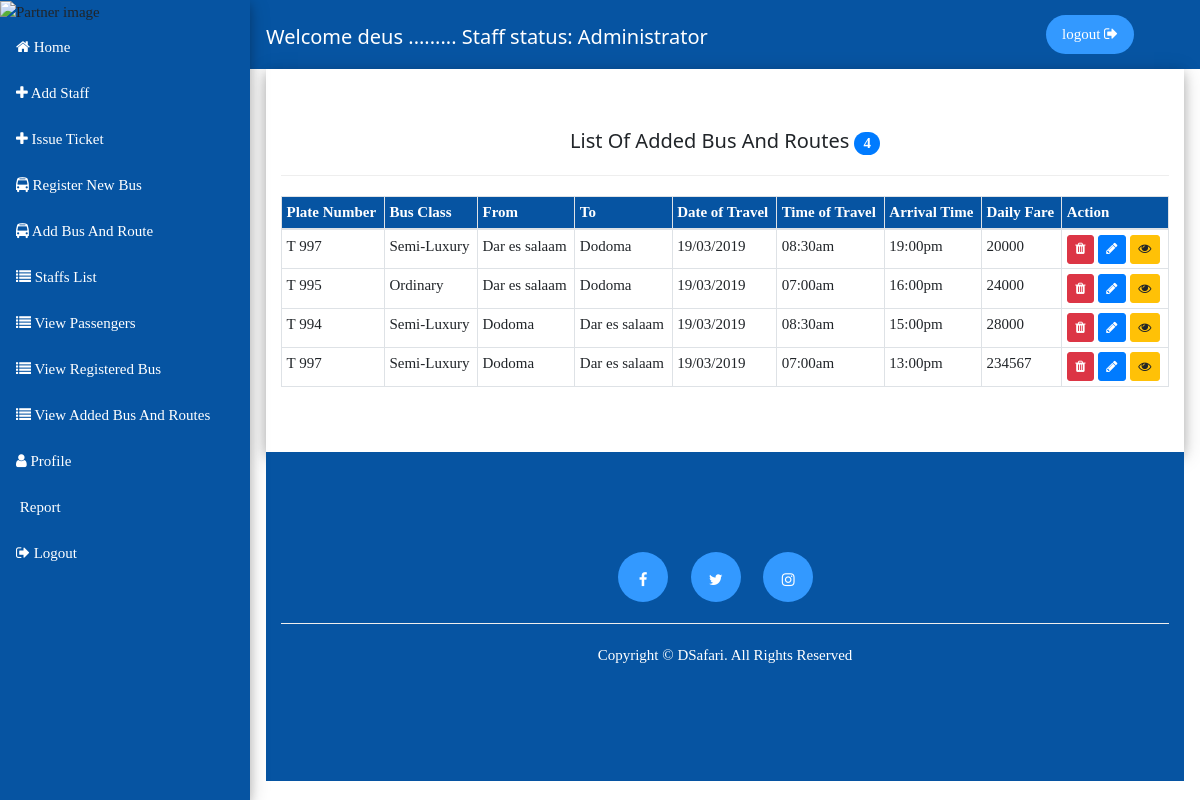
Page /dashboard/added_bus_and_route_list/ (signed in) on the committed database.
### dashboard/models.py (models this page shows, shortened)
class CompanyStaff(models.Model):
    staffStatus = (
        ('Receptionist','Receptionist'),
        ('Driver','Driver'),('Assistant','Assistant'),
        ('Cargo-owner','Cargo-owner'),('Administrator','Administrator')
    )
    user = models.OneToOneField(User, related_name='user', on_delete = models.CASCADE)
    company_name = models.CharField(max_length = 50)
    phone_number = models.CharField(max_length = 20)
    staff_status = models.CharField(max_length = 100, choices = staffStatus)
    class Meta:
        verbose_name_plural = "Company Staff"

class BusAndRoutes(models.Model):
    amenity_one = (
        ('Television','Television'),('None','None')
    )
    amenity_two = (
        ('Wi-fi','Wi-fi'),('None','None')
    )
    amenity_three = (
        ('Charging-service','Charging-service'),('None','None')
    )
    amenity_four = (
        ('Drinks','Drinks'),('None','None')
    )
    form_orign = (
        ('Arusha','Arusha'),('Dar es salaam','Dar es salaam'),('Dodoma','Dodoma'),('Morogoro','Morogoro'),
        ('Bukoba','Bukoba'),('Moshi','Moshi'),('Kilimanjaro','Kilimanjaro'),('Singida','Singida'),('Tabora','Tabora'),
        ('Tanga','Tanga'),('Iringa','Iringa'),('Songea','Songea'),('Mbeya','Mbeya'),('Mtwara','Mtwara'),
        ('Ruvuma','Ruvuma'),('Kigoma','Kigoma'),('Mombasa','Mombasa'),('Mwanza','Mwanza'),('Babati','Babati'),
        ('Sumbawanga','Sumbawanga')
    )
    to_destination = (
        ('Arusha','Arusha'),('Dar es salaam','Dar es salaam'),('Dodoma','Dodoma'),('Morogoro','Morogoro'),
        ('Bukoba','Bukoba'),('Moshi','Moshi'),('Kilimanjaro','Kilimanjaro'),('Singida','Singida'),('Tabora','Tabora'),
        ('Tanga','Tanga'),('Iringa','Iringa'),('Songea','Songea'),('Mbeya','Mbeya'),('Mtwara','Mtwara'),
        ('Ruvuma','Ruvuma'),('Kigoma','Kigoma'),('Mombasa','Mombasa'),('Mwanza','Mwanza'),('Babati','Babati'),
        ('Sumbawanga','Sumbawanga')
    )
    travell_time = (
        ('06:00am','06:00am'),('06:30am','06:30am'),('07:00am','07:00am'),('07:30am','07:30am'),
        ('08:00am','08:00am'),('08:30am','08:30am'),('09:00am','09:00am'),('09:30am','09:30am'),
        ('10:00am','10:00am'),('10:30am','10:30am'),('11:00am','11:00am'),('11:30am','11:30am'),
        ('12:00pm','12:00pm'),('12:30pm','12:30pm'),('13:00pm','13:00pm'),('13:30pm','13:30pm'),
        ('14:00pm','14:00pm'),('14:30pm','14:30pm'),('15:00pm','15:00pm'),('15:30pm','15:30pm'),
        ('16:00pm','16:00pm'),('16:30pm','16:30pm'),('17:00pm','17:00pm'),('17:30pm','17:30pm'),
        ('18:00pm','18:00pm'),('18:30pm','18:30pm'),('19:00pm','19:00pm'),('19:30pm','19:30pm'),
        ('20:00pm','20:00pm'),('20:30pm','20:30pm'),('21:00pm','21:00pm'),('21:30pm','21:30pm'),
    )
    time_arrival = (
        ('06:00am','06:00am'),('06:30am','06:30am'),('07:00am','07:00am'),('07:30am','07:30am'),
        ('08:00am','08:00am'),('08:30am','08:30am'),('09:00am','09:00am'),('09:30am','09:30am'),
        ('10:00am','10:00am'),('10:30am','10:30am'),('11:00am','11:00am'),('11:30am','11:30am'),
        ('12:00pm','12:00pm'),('12:30pm','12:30pm'),('13:00pm','13:00pm'),('13:30pm','13:30pm'),
        ('14:00pm','14:00pm'),('14:30pm','14:30pm'),('15:00pm','15:00pm'),('15:30pm','15:30pm'),
        ('16:00pm','16:00pm'),('16:30pm','16:30pm'),('17:00pm','17:00pm'),('17:30pm','17:30pm'),
        ('18:00pm','18:00pm'),('18:30pm','18:30pm'),('19:00pm','19:00pm'),('19:30pm','19:30pm'),
        ('20:00pm','20:00pm'),('20:30pm','20:30pm'),('21:00pm','21:00pm'),('21:30pm','21:30pm'),
    )
    plate_Number = models.ForeignKey(BusRegistartion, on_delete = models.CASCADE)
    from_point = models.CharField(max_length=50, choices = form_orign)
    to_point = models.CharField(max_length=50, choices = to_destination)
    departure_date = models.CharField(max_length=50)
    time_of_travel = models.CharField(max_length=50, choices = travell_time)
    company_name = models.CharField(max_length=50)
    arrival_Time = models.CharField(max_length=50, choices = time_arrival)
    driver_name = models.CharField(max_length=50)
    assistant_name = models.CharField(max_length=50)
    amenity1 = models.CharField(max_length=50, choices = amenity_one)
    amenity2 = models.CharField(max_length=50, choices = amenity_two)
    amenity3 = models.CharField(max_length=50, choices = amenity_three)
    amenity4 = models.CharField(max_length=50, choices = amenity_four)
    dail_fare = models.CharField(max_length=50,)
    class Meta:
        verbose_name_plural = "Bus And Routes Registration"

class BusRegistartion(models.Model):
    aina_ya_bus = (
        ('Yutong','Yutong'),('Zhong Tong','Zhong Tong'),('Golden Dragon','Golden Dragon')
    )
    aina_ya_class = (
        ('Luxury','Luxury'),('Semi-Luxury','Semi-Luxury'),('Ordinary','Ordinary')
    )
    plate_Number = models.CharField(max_length = 20)
    seat_Number = models.CharField(max_length=5)
    company_name = models.CharField(max_length=50)
    bus_Type = models.CharField(max_length=50, choices = aina_ya_bus)
    bus_class = models.CharField(max_length=50, choices = aina_ya_class)
    class Meta:
        verbose_name_plural = "Bus Registartion"
    def __str__(self):
        return self.plate_Number

### dashboard/views.py (the view)
@login_required(login_url = '/dashboard/user/auth/login/')
def view_added_bus(request):
    p = get_object_or_404(User, id = request.user.id)
    get_user = p.user.company_name
    status = p.user.staff_status
    print(status)
    get_route_info = BusAndRoutes.objects.filter(company_name = get_user)
    count_route_info = BusAndRoutes.objects.filter(company_name = get_user).count()
    context = {
        'route_info':get_route_info,
        'count_route_info':count_route_info,
        'profile':p,
        'status':status
    }
    return render(request, 'dashboard/view_added_bus_and_route.html', context)

### dashboard/templates/dashboard/view_added_bus_and_route.html (shortened to what this page needs)
{% extends "dashboard/base_dashboard.html" %}
{% block content%}
<div class="view_bus_container w3-card-4">
  <div class="container">
  <h1>List of added bus and routes <span class="badge badge-primary badge-pill">{{count_route_info}}</span></h1>
    <hr>
    <div class="row">
      <div class="col-md-12">
        <div class="table-responsive">
          <table class="table table-hover table-bordered table-sm">
            <thead class="thead_dark">
              <tr>
                <th scope="col">Plate Number</th>
                <th scope="col">Bus Class</th>
                <th scope="col">From</th>
                <th scope="col">To</th>
                <th scope="col">Date of Travel</th>
                <th scope="col">Time of Travel</th>
                <th scope="col">Arrival Time</th>
                <th scope="col">Daily Fare</th>
                <th scope="col">Action</th>
              </tr>
            </thead>
            <tbody>
              {% for routes in route_info %}
                <tr>
                  <td>{{routes.plate_Number}}</td>
                  <td>{{routes.plate_Number.bus_class}}</td>
                  <td>{{routes.from_point}}</td>
                  <td>{{routes.to_point}}</td>
                  <td>{{routes.departure_date}}</td>
                  <td>{{routes.time_of_travel}}</td>
                  <td>{{routes.arrival_Time}}</td>
                  <td>{{routes.dail_fare}}</td>
                  <td>
                    <a href="{% url 'delete_bus_route' routes.id %}" class="btn btn-danger btn-sm" onclick="return confirm('Are you sure you want to delte this bus?')"><i class="fa fa-trash"></i></a>
                    <a href="{% url 'update_bus_route' routes.id %}" class="btn btn-primary btn-sm"><i class="fa fa-pencil"></i></a>
                    <a href="{% url 'view_bus_route' routes.id %}" class="btn btn-warning btn-sm"><i class="fa fa-eye"></i></a>
                  </td>
                </tr>
              {% endfor %}
            </tbody>
          </table>
        </div>
      </div>
    </div>
  </div>
</div>
{% endblock  %}

### dashboard/templates/dashboard/base_dashboard.html (shortened to what this page needs)
<!DOCTYPE html>
<html lang="en">
<head>
    {% load staticfiles %}
    <link rel="stylesheet" href="{% static 'customer/css/bootstrap.min.css' %}">
    <link rel="stylesheet" href="{% static 'customer/css/w3file.css' %}">
    <link rel="stylesheet" href="{% static 'customer/css/css.css' %}">
    <link rel="stylesheet" href="{% static 'customer/fontawesome/css/font-awesome.min.css' %}">
    <link rel="stylesheet" href="{% static 'customer/jqueryui/jquery-ui.css' %}">
</head>
<body>
    {% if request.user.is_authenticated %}
    <div class="w3-sidebar w3-bar-block w3-collapse w3-card-4 side_navigation_dashboard" style="width:250px;" id="mySidebar">
      <img src="/static/customer/images/img2.jpg" alt="Partner image" class="img-fluid">
        {% if status == 'Driver' %}
        <a href="{% url 'home_dashboard' %}" class="w3-bar-item w3-button"><i class="fa fa-home"></i> Home</a>
        <a href="{% url 'new_company_dashboard' %}" class="w3-bar-item w3-button"><i class="fa fa-university"></i> Register New Company</a>
        <a href="{% url 'company_list' %}" class="w3-bar-item w3-button"><i class="fa fa-list"></i> Company List</a>
        <a href="{% url 'report_dashboard' %}" class="w3-bar-item w3-button"><i class="fa fa-pdf"></i> report</a>
        <a href="{% url 'logout_user' %}" class="w3-bar-item w3-button"><i class="fa fa-sign-out"></i> logout</a>
        {% elif status == 'Administrator' %}
        <a href="{% url 'home_dashboard' %}" class="w3-bar-item w3-button"><i class="fa fa-home"></i> Home</a>
        <a href="{% url 'new_staff_dashboard' %}" class="w3-bar-item w3-button"><i class="fa fa-plus"></i> Add staff</a>
        <a href="{% url 'new_customer_dashboard' %}" class="w3-bar-item w3-button"><i class="fa fa-plus"></i> Issue Ticket</a>
        <a href="{% url 'register_bus_dashboard' %}" class="w3-bar-item w3-button"><i class="fa fa-bus"></i> Register New bus</a>
        <a href="{% url 'add_bus_dashboard' %}" class="w3-bar-item w3-button"><i class="fa fa-bus"></i> Add bus and Route</a>
        <a href="{% url 'staffs_list_dashboard' %}" class="w3-bar-item w3-button"><i class="fa fa-list"></i> Staffs List</a>
        <a href="{% url 'view_customer_dashboard' %}" class="w3-bar-item w3-button"><i class="fa fa-list"></i> View Passengers</a>
        <a href="{% url 'view_bus_dashboard' %}" class="w3-bar-item w3-button"><i class="fa fa-list"></i> View registered bus</a>
        <a href="{% url 'view_added_bus_dashboard' %}" class="w3-bar-item w3-button"><i class="fa fa-list"></i> View added bus and routes</a>
        <a href="{% url 'profile_dashboard' %}" class="w3-bar-item w3-button"><i class="fa fa-user"></i> Profile</a>
        <a href="{% url 'report_dashboard' %}" class="w3-bar-item w3-button"> report</a>
        <a href="{% url 'logout_user' %}" class="w3-bar-item w3-button"><i class="fa fa-sign-out"></i> logout</a>
        {% endif%}
    </div>
    <div class="w3-main" style="margin-left:250px">
      <div class="dashboard_header">
        <div class="w3-container">
          <div class="welcome_header">
            <h1>Welcome {{user.username}} ......... Staff status: {{profile.user.staff_status}} </h1>
          </div>
          <div class="logout">
             <p><a href="{% url 'logout_user' %}" class="w3-bar-item w3-button">logout <i class="fa fa-sign-out"></i></a></p>
          </div>
        </div>
      </div>
      <div class="w3-container">
        {% block content %}{% endblock %}
        {% include "digital_safari/footer.html" %}
      </div>
    </div>
  {% else %}
  <div class="login-again" style="text-align:center; margin: 200px auto;">
      <center><p><a href="{% url 'login_user_dashboard' %}" style="text-decoration:none; height: 50px;padding-top:10px;font-weight:bold" class="btn btn-info btn-sm">Click here to login again</a></p></center>
  </div>
  {% endif %}
</body>
</html>

### customer/static/customer/css/w3file.css (style rules this page uses)
html { box-sizing:border-box }
*,*:before,*:after { box-sizing:inherit }
html { -ms-text-size-adjust:100%;-webkit-text-size-adjust:100% }
body { margin:0 }
a { background-color:transparent;-webkit-text-decoration-skip:objects }
img { border-style:none }
hr { box-sizing:content-box;height:0;overflow:visible }
html,body { font-family:Verdana,sans-serif;font-size:15px;line-height:1.5 }
html { overflow-x:hidden }
h1 { font-size:36px }
h1,h2,h3,h4,h5,h6 { font-family:"Segoe UI",Arial,sans-serif;font-weight:400;margin:10px 0 }
hr { border:0;border-top:1px solid #eee;margin:20px 0 }
img { vertical-align:middle }
a { color:inherit }
.w3-btn,.w3-button { border:none;display:inline-block;padding:8px 16px;vertical-align:middle;overflow:hidden;text-decoration:none;color:inherit;background-color:inherit;text-align:center;cursor:pointer;white-space:nowrap }
.w3-btn,.w3-button { -webkit-touch-callout:none;-webkit-user-select:none;-khtml-user-select:none;-moz-user-select:none;-ms-user-select:none;user-select:none }
.w3-sidebar { height:100%;width:200px;background-color:#fff;position:fixed!important;z-index:1;overflow:auto }
.w3-main,#main { transition:margin-left .4s }
.w3-bar-block .w3-bar-item { width:100%;display:block;padding:8px 16px;text-align:left;border:none;white-space:normal;float:none;outline:0 }
.w3-container:after,.w3-container:before,.w3-panel:after,.w3-panel:before,.w3-row:after,.w3-row:before,.w3-row-padding:after,.w3-row-padding:before, .w3-cell-row:before,.w3-cell-row:after,.w3-clear:after,.w3-clear:before,.w3-bar:before,.w3-bar:after { content:"";display:table;clear:both }
@media (min-width:993px) { .w3-sidebar.w3-collapse { display:block!important } }
.w3-container,.w3-panel { padding:0.01em 16px }
.w3-card-4,.w3-hover-shadow:hover { box-shadow:0 4px 10px 0 rgba(0,0,0,0.2),0 4px 20px 0 rgba(0,0,0,0.19) }

### customer/static/customer/css/css.css (style rules this page uses)
* { font-family: calibri; }
.thead_dark { background: #0654a2; color: #fff; font-family: Montserrat; }
.dashboard_header { background-color: #0654a2; }
.dashboard_header h1 { color: #fff; font-size: 20px; text-align: center; }
.welcome_header { float: left; padding-top: 15px; }
.logout { float: right; }
.logout { padding-right: 50px; padding-top: 15px; color: #fff; font-size: 15px; }
.logout p a { text-decoration: none; border-radius: 20px; background: #3399ff; }
.side_navigation_dashboard { background: #0654a2; }
.side_navigation_dashboard a { text-decoration: none; line-height: 30px; color: #fff; font-size: 15px; text-transform: capitalize; }
.view_bus_container { padding: 50px 0px; }
.view_bus_container h1 { text-align: center; text-transform: capitalize; font-size: 20px; }

### rows in the picture
BusAndRoutes: plate_Number "T 997", plate_Number.bus_class "Semi-Luxury", from_point "Dar es salaam", to_point "Dodoma", departure_date "19/03/2019", time_of_travel "08:30am", arrival_Time "19:00pm", dail_fare "20000"
BusAndRoutes: plate_Number "T 995", plate_Number.bus_class "Ordinary", from_point "Dar es salaam", to_point "Dodoma", departure_date "19/03/2019", time_of_travel "07:00am", arrival_Time "16:00pm", dail_fare "24000"
BusAndRoutes: plate_Number "T 994", plate_Number.bus_class "Semi-Luxury", from_point "Dodoma", to_point "Dar es salaam", departure_date "19/03/2019", time_of_travel "08:30am", arrival_Time "15:00pm", dail_fare "28000"
BusAndRoutes: plate_Number "T 997", plate_Number.bus_class "Semi-Luxury", from_point "Dodoma", to_point "Dar es salaam", departure_date "19/03/2019", time_of_travel "07:00am", arrival_Time "13:00pm", dail_fare "234567"

### other values in the picture
{{ user.username }} "deus"
{{ profile.user.staff_status }} "Administrator"
{{ count_route_info }} "4"
